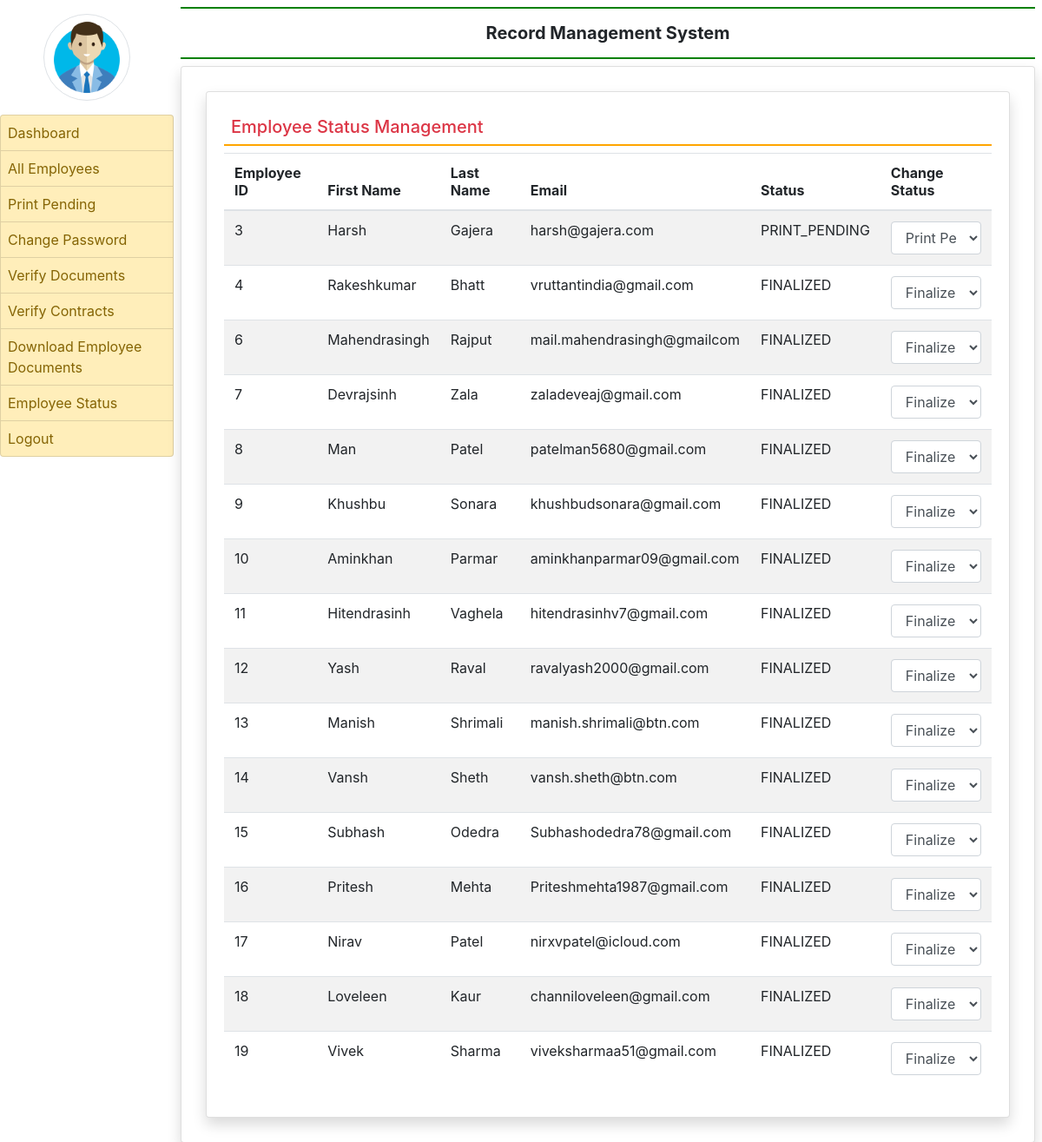
Page /employee_status_management/ on the committed database.
### employee/models.py (models this page shows, shortened)
class EmployeeDetail(models.Model):
    user = models.ForeignKey(User, on_delete=models.CASCADE, null=True)
    empcode = models.CharField(max_length=100, null=True)
    empdept = models.CharField(max_length=100, null=True)
    designation = models.CharField(max_length=100, null=True)
    contact = models.CharField(max_length=15, null=True)
    gender = models.CharField(max_length=20, null=True)
    joiningdate = models.DateField(default=date.today)
    contact = models.CharField(max_length=15, null=True)
    address = models.CharField(max_length=255, null=True, blank=True)  # Add this line
    coverage = models.CharField(max_length=100, null=True)
    dob = models.DateField(null=True, blank=True)  # Date of Birth
    tehsil = models.CharField(max_length=100, null=True)
    district = models.CharField(max_length=100, null=True)
    blood_group = models.CharField(max_length=3, null=True)# Assuming blood group as a short string like "A+", "B-", etc.
    expiry_date = models.DateField(default=default_expiry_date)
    STATUS_CHOICES = [
        ('PENDING', 'Pending'),
        ('DOC_PENDING', 'Document Pending'),
        ('DOC_VERIFIED', 'Document Verified'),
        ('CONTRACT_PENDING', 'Contract Pending'),
        ('PRINT_PENDING', 'Print Pending'),
        ('FINALIZED', 'Finalized'),
    ]
    status = models.CharField(max_length=25, choices=STATUS_CHOICES, default='PENDING')

### employee/views.py (the view)
# urls.py: path('employee_status_management/', employee_status_management, name='employee_status_management'),
def employee_status_management(request):
    employees = EmployeeDetail.objects.all()
    context = {
        'employees': employees
    }
    return render(request, 'employee_status_management.html', context)

### employee/templates/employee_status_management.html (shortened to what this page needs)
{% extends 'admin_base.html' %}
{% block main %}
<div class="card shadow m-2">
    <div class="card-body">
        <h5 class="p-2 text-danger" style="border-bottom: 2px solid orange;">Employee Status Management</h5>
        <div class="table-responsive">
            <table class="table table-striped">
                <thead>
                    <tr>
                        <th>Employee ID</th>
                        <th>First Name</th>
                        <th>Last Name</th>
                        <th>Email</th>
                        <th>Status</th>
                        <th>Change Status</th>
                    </tr>
                </thead>
                <tbody>
                    {% for employee in employees %}
                    <tr>
                        <td>{{ employee.id }}</td>
                        <td>{{ employee.user.first_name }}</td>
                        <td>{{ employee.user.last_name }}</td>
                        <td>{{ employee.user.email }}</td>
                        <td>{{ employee.status }}</td>
                        <td>
                            <select class="form-control status-dropdown" data-employee-id="{{ employee.id }}">
                                <option value="PRINT_PENDING" {% if employee.status == 'PRINT_PENDING' %}selected{% endif %}>Print Pending</option>
                                <option value="FINALIZED" {% if employee.status == 'FINALIZED' %}selected{% endif %}>Finalized</option>
                            </select>
                        </td>
                    </tr>
                    {% endfor %}
                </tbody>
            </table>
        </div>
    </div>
</div>
{% endblock %}

### employee/templates/admin_base.html (shortened to what this page needs)
{%load static %}
<html>
    <head>
        <link rel="stylesheet" href="https://maxcdn.bootstrapcdn.com/bootstrap/4.4.1/css/bootstrap.min.css">
  <link rel="stylesheet" href="https://use.fontawesome.com/releases/v5.7.0/css/all.css">
<link rel="stylesheet" href="https://cdn.datatables.net/1.10.20/css/jquery.dataTables.min.css">
<link rel="stylesheet" href="https://cdn.datatables.net/buttons/1.6.1/css/buttons.dataTables.min.css">
    </head>
    <body>
        <div class="container-fluid">
            <div class="row">
                <div class="col-sm-2 p-0">
                    <center><img src="{% static 'images/adminlogin.png'%}" width = "100" height="100" class="img-thumbnail rounded-circle my-3"></center>
                    <div class="list-group">
                        <a href="{% url 'admin_home' %}" class="list-group-item list-group-item-warning list-group-item-action {% if request.path == '/admin_home' %}active{% endif %}">Dashboard</a>
                        <a href="{% url 'all_employee' %}" class="list-group-item list-group-item-warning list-group-item-action {% if request.path == '/all_employee' %}active{% endif %}">All Employees</a>
                        <a href="{% url 'admin_print_pending' %}" class="list-group-item list-group-item-warning list-group-item-action {% if request.path == '/admin_print_pending' %}active{% endif %}">Print Pending</a>
                        <a href="{% url 'change_passwordadmin' %}" class="list-group-item list-group-item-warning list-group-item-action {% if request.path == '/change_passwordadmin' %}active{% endif %}">Change Password</a>
                        <a href="{% url 'admin_verify_documents' %}" class="list-group-item list-group-item-warning list-group-item-action {% if request.path == '/admin_verify_documents' %}active{% endif %}">Verify Documents</a>
                        <a href="{% url 'admin_verify_contracts' %}" class="list-group-item list-group-item-warning list-group-item-action ">Verify Contracts</a>
                        <a href="{% url 'admin_download_zip' %}" class="list-group-item list-group-item-warning list-group-item-action {% if request.path == '/admin_download_zip' %}active{% endif %}">Download Employee Documents</a>
                        <a href="{% url 'employee_status_management' %}" class="list-group-item list-group-item-warning list-group-item-action {% if request.path == '/employee_status_management' %}active{% endif %}">Employee Status</a>
                        <a href="/logout" class="list-group-item list-group-item-warning list-group-item-action">Logout</a>
                    </div>
                </div>
                <div class="col-sm-10 p-0">
                    <div class="container-fluid p-2">
                        <h5 class="p-3 text-center font-weight-bold" style="border-bottom: 2px solid green;border-top: 2px solid green;">Record Management System</h5>
                        <div class="card shadow" style="min-height: 89vh;">
                            <div class="card-body">
                                {% block main %}
                                {% endblock %}
                            </div>
                        </div>
                    </div>
                </div>
            </div>
        </div>
    </body>
</html>

### employee/templates/admin_base.html (style rules this page uses)
.list-group-item { padding:8px !important; }

### rows in the picture
EmployeeDetail: id "3", user.first_name "Harsh", user.last_name "Gajera", user.email "harsh@gajera.com", status "PRINT_PENDING", status+id "Print Pending"
EmployeeDetail: id "4", user.first_name "Rakeshkumar", user.last_name "Bhatt", user.email "vruttantindia@gmail.com", status "FINALIZED", status+id "Finalized"
EmployeeDetail: id "6", user.first_name "Mahendrasingh", user.last_name "Rajput", user.email "mail.mahendrasingh@gmailcom", status "FINALIZED", status+id "Finalized"
EmployeeDetail: id "7", user.first_name "Devrajsinh", user.last_name "Zala", user.email "zaladeveaj@gmail.com", status "FINALIZED", status+id "Finalized"
EmployeeDetail: id "8", user.first_name "Man", user.last_name "Patel", user.email "patelman5680@gmail.com", status "FINALIZED", status+id "Finalized"
EmployeeDetail: id "9", user.first_name "Khushbu", user.last_name "Sonara", user.email "khushbudsonara@gmail.com", status "FINALIZED", status+id "Finalized"
EmployeeDetail: id "10", user.first_name "Aminkhan", user.last_name "Parmar", user.email "aminkhanparmar09@gmail.com", status "FINALIZED", status+id "Finalized"
EmployeeDetail: id "11", user.first_name "Hitendrasinh", user.last_name "Vaghela", user.email "hitendrasinhv7@gmail.com", status "FINALIZED", status+id "Finalized"
EmployeeDetail: id "12", user.first_name "Yash", user.last_name "Raval", user.email "ravalyash2000@gmail.com", status "FINALIZED", status+id "Finalized"
EmployeeDetail: id "13", user.first_name "Manish", user.last_name "Shrimali", user.email "manish.shrimali@btn.com", status "FINALIZED", status+id "Finalized"
EmployeeDetail: id "14", user.first_name "Vansh", user.last_name "Sheth", user.email "vansh.sheth@btn.com", status "FINALIZED", status+id "Finalized"
EmployeeDetail: id "15", user.first_name "Subhash", user.last_name "Odedra", user.email "Subhashodedra78@gmail.com", status "FINALIZED", status+id "Finalized"
EmployeeDetail: id "16", user.first_name "Pritesh", user.last_name "Mehta", user.email "Priteshmehta1987@gmail.com", status "FINALIZED", status+id "Finalized"
EmployeeDetail: id "17", user.first_name "Nirav", user.last_name "Patel", user.email "nirxvpatel@icloud.com", status "FINALIZED", status+id "Finalized"
EmployeeDetail: id "18", user.first_name "Loveleen", user.last_name "Kaur", user.email "channiloveleen@gmail.com", status "FINALIZED", status+id "Finalized"
EmployeeDetail: id "19", user.first_name "Vivek", user.last_name "Sharma", user.email "viveksharmaa51@gmail.com", status "FINALIZED", status+id "Finalized"
